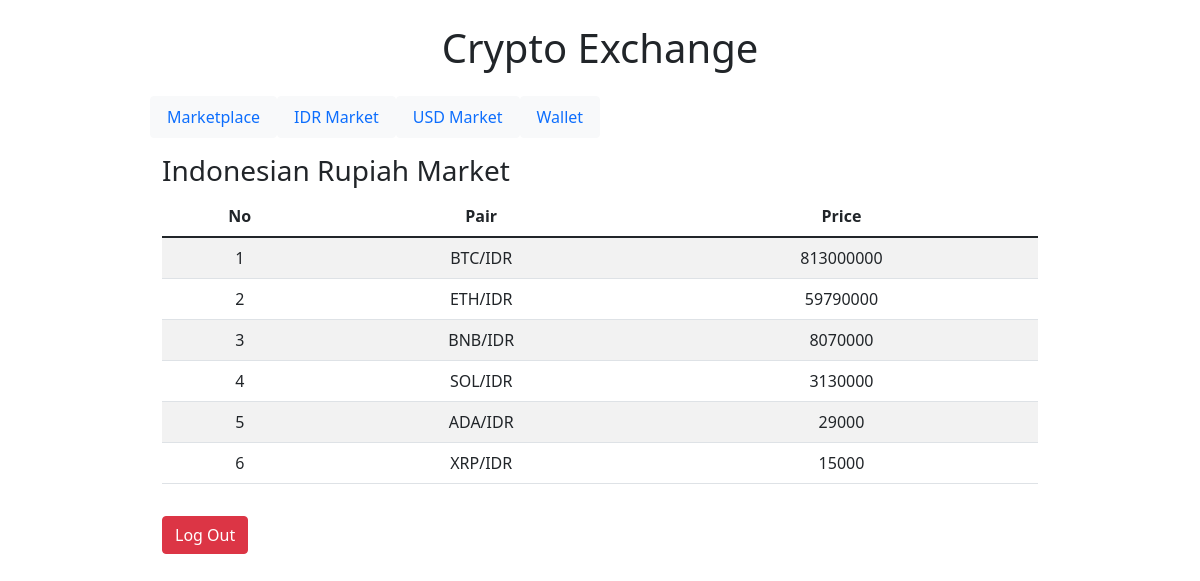
/idrMarket.php, run on the app's committed database.
### tables this page shows
CREATE TABLE `trading_pairs` (
  `pair_id` int(3) NOT NULL,
  `crypto_id` int(3) NOT NULL,
  `market_id` int(3) NOT NULL,
  `pair_symbol` varchar(11) NOT NULL,
  `pair_price` int(10) NOT NULL
);

### idrMarket.php (the view, shortened to what this page needs)
<?php
    include_once("config.php");
    $trading_pairs = mysqli_query($mysqli, "SELECT pair_symbol, pair_price FROM trading_pairs WHERE market_id = 1 ORDER BY pair_id ASC");
?>
<!DOCTYPE html>
<html lang="en">
<head>
    <link href="https://cdn.jsdelivr.net/npm/bootstrap@5.1.3/dist/css/bootstrap.min.css" rel="stylesheet">
</head>
<body>
    <h1 class="text-center m-4">Crypto Exchange</h1>
    <nav class="container w-75 m-auto nav mb-3">
        <a class="nav-link btn btn-light" href="marketplace.php">Marketplace</a>
        <a class="nav-link btn btn-light" href="idrMarket.php">IDR Market</a>
        <a class="nav-link btn btn-light" href="usdMarket.php">USD Market</a>
        <a class="nav-link btn btn-light" href="wallet.php">Wallet</a>
    </nav>
    <div class="container w-75 m-auto">
        <h3>Indonesian Rupiah Market</h3>
        <table class="table text-center table-striped table-hover">
            <thead>
                <tr>
                    <th scope="col">No</th>
                    <th scope="col">Pair</th>
                    <th scope="col">Price</th>
                </tr>
            </thead>
            <tbody>
            <?php
                $id = 1;
                while($item = mysqli_fetch_array($trading_pairs)) {
                    echo "<tr>";
                    echo "<td>".$id."</td>";
                    echo "<td>".$item['pair_symbol']."</td>";
                    echo "<td>".$item['pair_price']."</td></tr>";
                    $id += 1;
                }
            ?>
            </tbody>
        </table>
        <a class="btn btn-danger mt-3 mb-3" href="index.php">Log Out</a>
    </div>
</body>
</html>

### data on the page
trading_pairs: pair_symbol "BTC/IDR", pair_price "813000000"
trading_pairs: pair_symbol "ETH/IDR", pair_price "59790000"
trading_pairs: pair_symbol "BNB/IDR", pair_price "8070000"
trading_pairs: pair_symbol "SOL/IDR", pair_price "3130000"
trading_pairs: pair_symbol "ADA/IDR", pair_price "29000"
trading_pairs: pair_symbol "XRP/IDR", pair_price "15000"
